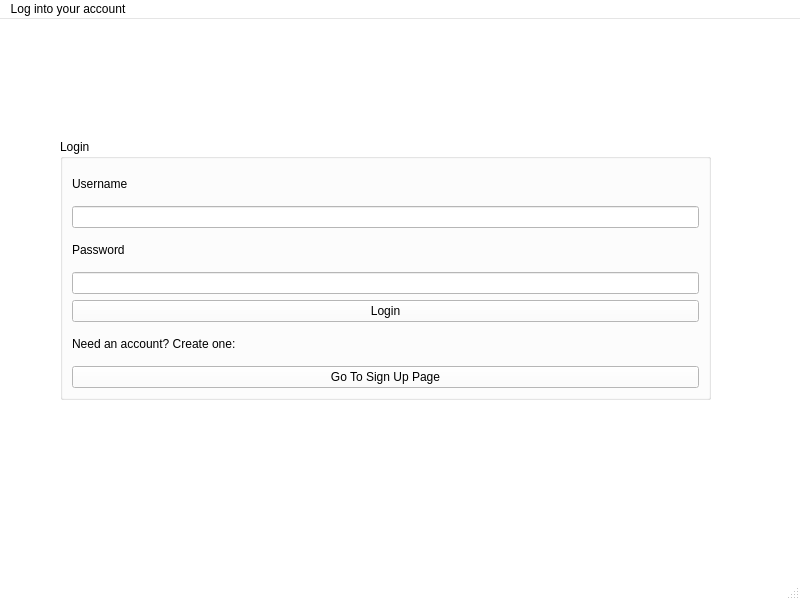
<?xml version="1.0" encoding="UTF-8"?>
<ui version="4.0">
 <class>MainWindow</class>
 <widget class="QMainWindow" name="MainWindow">
  <property name="geometry">
   <rect>
    <x>0</x>
    <y>0</y>
    <width>800</width>
    <height>600</height>
   </rect>
  </property>
  <property name="palette">
   <palette>
    <active>
     <colorrole role="WindowText">
      <brush brushstyle="SolidPattern">
       <color alpha="255">
        <red>0</red>
        <green>0</green>
        <blue>0</blue>
       </color>
      </brush>
     </colorrole>
     <colorrole role="Button">
      <brush brushstyle="SolidPattern">
       <color alpha="255">
        <red>255</red>
        <green>255</green>
        <blue>255</blue>
       </color>
      </brush>
     </colorrole>
     <colorrole role="Light">
      <brush brushstyle="SolidPattern">
       <color alpha="255">
        <red>255</red>
        <green>255</green>
        <blue>255</blue>
       </color>
      </brush>
     </colorrole>
     <colorrole role="Midlight">
      <brush brushstyle="SolidPattern">
       <color alpha="255">
        <red>255</red>
        <green>255</green>
        <blue>255</blue>
       </color>
      </brush>
     </colorrole>
     <colorrole role="Dark">
      <brush brushstyle="SolidPattern">
       <color alpha="255">
        <red>127</red>
        <green>127</green>
        <blue>127</blue>
       </color>
      </brush>
     </colorrole>
     <colorrole role="Mid">
      <brush brushstyle="SolidPattern">
       <color alpha="255">
        <red>170</red>
        <green>170</green>
        <blue>170</blue>
       </color>
      </brush>
     </colorrole>
     <colorrole role="Text">
      <brush brushstyle="SolidPattern">
       <color alpha="255">
        <red>0</red>
        <green>0</green>
        <blue>0</blue>
       </color>
      </brush>
     </colorrole>
     <colorrole role="BrightText">
      <brush brushstyle="SolidPattern">
       <color alpha="255">
        <red>255</red>
        <green>255</green>
        <blue>255</blue>
       </color>
      </brush>
     </colorrole>
     <colorrole role="ButtonText">
      <brush brushstyle="SolidPattern">
       <color alpha="255">
        <red>0</red>
        <green>0</green>
        <blue>0</blue>
       </color>
      </brush>
     </colorrole>
     <colorrole role="Base">
      <brush brushstyle="SolidPattern">
       <color alpha="255">
        <red>255</red>
        <green>255</green>
        <blue>255</blue>
       </color>
      </brush>
     </colorrole>
     <colorrole role="Window">
      <brush brushstyle="SolidPattern">
       <color alpha="255">
        <red>255</red>
        <green>255</green>
        <blue>255</blue>
       </color>
      </brush>
     </colorrole>
     <colorrole role="Shadow">
      <brush brushstyle="SolidPattern">
       <color alpha="255">
        <red>0</red>
        <green>0</green>
        <blue>0</blue>
       </color>
      </brush>
     </colorrole>
     <colorrole role="AlternateBase">
      <brush brushstyle="SolidPattern">
       <color alpha="255">
        <red>255</red>
        <green>255</green>
        <blue>255</blue>
       </color>
      </brush>
     </colorrole>
     <colorrole role="ToolTipBase">
      <brush brushstyle="SolidPattern">
       <color alpha="255">
        <red>255</red>
        <green>255</green>
        <blue>220</blue>
       </color>
      </brush>
     </colorrole>
     <colorrole role="ToolTipText">
      <brush brushstyle="SolidPattern">
       <color alpha="255">
        <red>0</red>
        <green>0</green>
        <blue>0</blue>
       </color>
      </brush>
     </colorrole>
     <colorrole role="PlaceholderText">
      <brush brushstyle="SolidPattern">
       <color alpha="127">
        <red>0</red>
        <green>0</green>
        <blue>0</blue>
       </color>
      </brush>
     </colorrole>
     <colorrole role="Accent">
      <brush brushstyle="SolidPattern">
       <color alpha="255">
        <red>255</red>
        <green>255</green>
        <blue>255</blue>
       </color>
      </brush>
     </colorrole>
    </active>
    <inactive>
     <colorrole role="WindowText">
      <brush brushstyle="SolidPattern">
       <color alpha="255">
        <red>0</red>
        <green>0</green>
        <blue>0</blue>
       </color>
      </brush>
     </colorrole>
     <colorrole role="Button">
      <brush brushstyle="SolidPattern">
       <color alpha="255">
        <red>255</red>
        <green>255</green>
        <blue>255</blue>
       </color>
      </brush>
     </colorrole>
     <colorrole role="Light">
      <brush brushstyle="SolidPattern">
       <color alpha="255">
        <red>255</red>
        <green>255</green>
        <blue>255</blue>
       </color>
      </brush>
     </colorrole>
     <colorrole role="Midlight">
      <brush brushstyle="SolidPattern">
       <color alpha="255">
        <red>255</red>
        <green>255</green>
        <blue>255</blue>
       </color>
      </brush>
     </colorrole>
     <colorrole role="Dark">
      <brush brushstyle="SolidPattern">
       <color alpha="255">
        <red>127</red>
        <green>127</green>
        <blue>127</blue>
       </color>
      </brush>
     </colorrole>
     <colorrole role="Mid">
      <brush brushstyle="SolidPattern">
       <color alpha="255">
        <red>170</red>
        <green>170</green>
        <blue>170</blue>
       </color>
      </brush>
     </colorrole>
     <colorrole role="Text">
      <brush brushstyle="SolidPattern">
       <color alpha="255">
        <red>0</red>
        <green>0</green>
        <blue>0</blue>
       </color>
      </brush>
     </colorrole>
     <colorrole role="BrightText">
      <brush brushstyle="SolidPattern">
       <color alpha="255">
        <red>255</red>
        <green>255</green>
        <blue>255</blue>
       </color>
      </brush>
     </colorrole>
     <colorrole role="ButtonText">
      <brush brushstyle="SolidPattern">
       <color alpha="255">
        <red>0</red>
        <green>0</green>
        <blue>0</blue>
       </color>
      </brush>
     </colorrole>
     <colorrole role="Base">
      <brush brushstyle="SolidPattern">
       <color alpha="255">
        <red>255</red>
        <green>255</green>
        <blue>255</blue>
       </color>
      </brush>
     </colorrole>
     <colorrole role="Window">
      <brush brushstyle="SolidPattern">
       <color alpha="255">
        <red>255</red>
        <green>255</green>
        <blue>255</blue>
       </color>
      </brush>
     </colorrole>
     <colorrole role="Shadow">
      <brush brushstyle="SolidPattern">
       <color alpha="255">
        <red>0</red>
        <green>0</green>
        <blue>0</blue>
       </color>
      </brush>
     </colorrole>
     <colorrole role="AlternateBase">
      <brush brushstyle="SolidPattern">
       <color alpha="255">
        <red>255</red>
        <green>255</green>
        <blue>255</blue>
       </color>
      </brush>
     </colorrole>
     <colorrole role="ToolTipBase">
      <brush brushstyle="SolidPattern">
       <color alpha="255">
        <red>255</red>
        <green>255</green>
        <blue>220</blue>
       </color>
      </brush>
     </colorrole>
     <colorrole role="ToolTipText">
      <brush brushstyle="SolidPattern">
       <color alpha="255">
        <red>0</red>
        <green>0</green>
        <blue>0</blue>
       </color>
      </brush>
     </colorrole>
     <colorrole role="PlaceholderText">
      <brush brushstyle="SolidPattern">
       <color alpha="127">
        <red>0</red>
        <green>0</green>
        <blue>0</blue>
       </color>
      </brush>
     </colorrole>
     <colorrole role="Accent">
      <brush brushstyle="SolidPattern">
       <color alpha="255">
        <red>255</red>
        <green>255</green>
        <blue>255</blue>
       </color>
      </brush>
     </colorrole>
    </inactive>
    <disabled>
     <colorrole role="WindowText">
      <brush brushstyle="SolidPattern">
       <color alpha="255">
        <red>127</red>
        <green>127</green>
        <blue>127</blue>
       </color>
      </brush>
     </colorrole>
     <colorrole role="Button">
      <brush brushstyle="SolidPattern">
       <color alpha="255">
        <red>255</red>
        <green>255</green>
        <blue>255</blue>
       </color>
      </brush>
     </colorrole>
     <colorrole role="Light">
      <brush brushstyle="SolidPattern">
       <color alpha="255">
        <red>255</red>
        <green>255</green>
        <blue>255</blue>
       </color>
      </brush>
     </colorrole>
     <colorrole role="Midlight">
      <brush brushstyle="SolidPattern">
       <color alpha="255">
        <red>255</red>
        <green>255</green>
        <blue>255</blue>
       </color>
      </brush>
     </colorrole>
     <colorrole role="Dark">
      <brush brushstyle="SolidPattern">
       <color alpha="255">
        <red>127</red>
        <green>127</green>
        <blue>127</blue>
       </color>
      </brush>
     </colorrole>
     <colorrole role="Mid">
      <brush brushstyle="SolidPattern">
       <color alpha="255">
        <red>170</red>
        <green>170</green>
        <blue>170</blue>
       </color>
      </brush>
     </colorrole>
     <colorrole role="Text">
      <brush brushstyle="SolidPattern">
       <color alpha="255">
        <red>127</red>
        <green>127</green>
        <blue>127</blue>
       </color>
      </brush>
     </colorrole>
     <colorrole role="BrightText">
      <brush brushstyle="SolidPattern">
       <color alpha="255">
        <red>255</red>
        <green>255</green>
        <blue>255</blue>
       </color>
      </brush>
     </colorrole>
     <colorrole role="ButtonText">
      <brush brushstyle="SolidPattern">
       <color alpha="255">
        <red>127</red>
        <green>127</green>
        <blue>127</blue>
       </color>
      </brush>
     </colorrole>
     <colorrole role="Base">
      <brush brushstyle="SolidPattern">
       <color alpha="255">
        <red>255</red>
        <green>255</green>
        <blue>255</blue>
       </color>
      </brush>
     </colorrole>
     <colorrole role="Window">
      <brush brushstyle="SolidPattern">
       <color alpha="255">
        <red>255</red>
        <green>255</green>
        <blue>255</blue>
       </color>
      </brush>
     </colorrole>
     <colorrole role="Shadow">
      <brush brushstyle="SolidPattern">
       <color alpha="255">
        <red>0</red>
        <green>0</green>
        <blue>0</blue>
       </color>
      </brush>
     </colorrole>
     <colorrole role="AlternateBase">
      <brush brushstyle="SolidPattern">
       <color alpha="255">
        <red>255</red>
        <green>255</green>
        <blue>255</blue>
       </color>
      </brush>
     </colorrole>
     <colorrole role="ToolTipBase">
      <brush brushstyle="SolidPattern">
       <color alpha="255">
        <red>255</red>
        <green>255</green>
        <blue>220</blue>
       </color>
      </brush>
     </colorrole>
     <colorrole role="ToolTipText">
      <brush brushstyle="SolidPattern">
       <color alpha="255">
        <red>0</red>
        <green>0</green>
        <blue>0</blue>
       </color>
      </brush>
     </colorrole>
     <colorrole role="PlaceholderText">
      <brush brushstyle="SolidPattern">
       <color alpha="127">
        <red>127</red>
        <green>127</green>
        <blue>127</blue>
       </color>
      </brush>
     </colorrole>
     <colorrole role="Accent">
      <brush brushstyle="SolidPattern">
       <color alpha="255">
        <red>255</red>
        <green>255</green>
        <blue>255</blue>
       </color>
      </brush>
     </colorrole>
    </disabled>
   </palette>
  </property>
  <property name="windowTitle">
   <string>MainWindow</string>
  </property>
  <widget class="QWidget" name="centralwidget">
   <widget class="QGroupBox" name="groupBox_login">
    <property name="geometry">
     <rect>
      <x>60</x>
      <y>120</y>
      <width>651</width>
      <height>261</height>
     </rect>
    </property>
    <property name="title">
     <string>Login</string>
    </property>
    <layout class="QVBoxLayout" name="verticalLayout">
     <item>
      <widget class="QLabel" name="label_username">
       <property name="text">
        <string>Username</string>
       </property>
      </widget>
     </item>
     <item>
      <widget class="QLineEdit" name="lineEdit_username"/>
     </item>
     <item>
      <widget class="QLabel" name="label_password">
       <property name="text">
        <string>Password</string>
       </property>
      </widget>
     </item>
     <item>
      <widget class="QLineEdit" name="lineEdit_password"/>
     </item>
     <item>
      <widget class="QPushButton" name="pushButton_login">
       <property name="text">
        <string>Login</string>
       </property>
      </widget>
     </item>
     <item>
      <widget class="QLabel" name="label">
       <property name="text">
        <string>Need an account? Create one:</string>
       </property>
      </widget>
     </item>
     <item>
      <widget class="QPushButton" name="pushButton_signup">
       <property name="text">
        <string>Go To Sign Up Page</string>
       </property>
      </widget>
     </item>
    </layout>
   </widget>
  </widget>
  <widget class="QMenuBar" name="menubar">
   <property name="geometry">
    <rect>
     <x>0</x>
     <y>0</y>
     <width>800</width>
     <height>17</height>
    </rect>
   </property>
   <widget class="QMenu" name="menuLog_into_your_account">
    <property name="title">
     <string>Log into your account</string>
    </property>
   </widget>
   <addaction name="menuLog_into_your_account"/>
  </widget>
  <widget class="QStatusBar" name="statusbar"/>
 </widget>
 <resources/>
 <connections/>
</ui>
